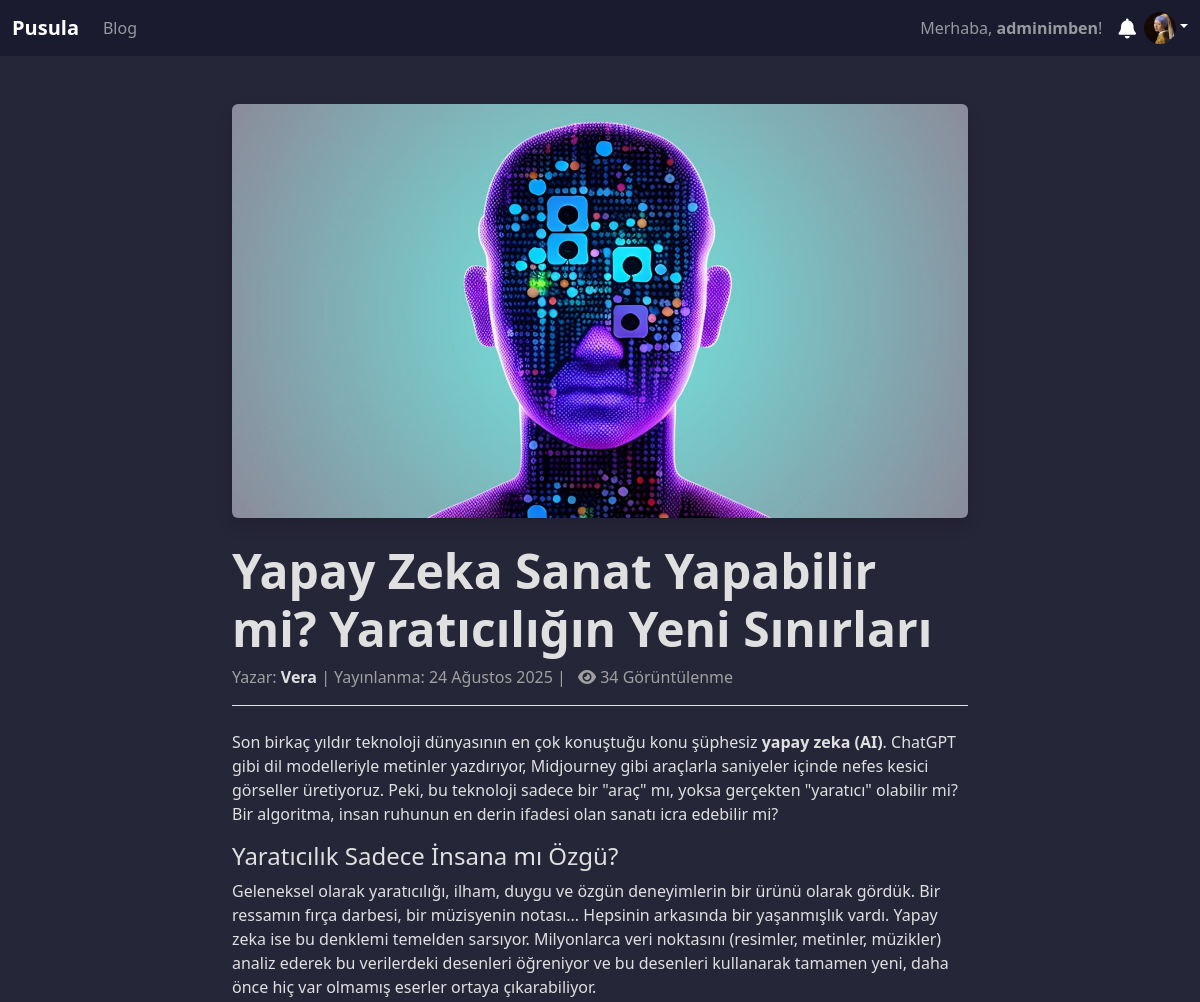
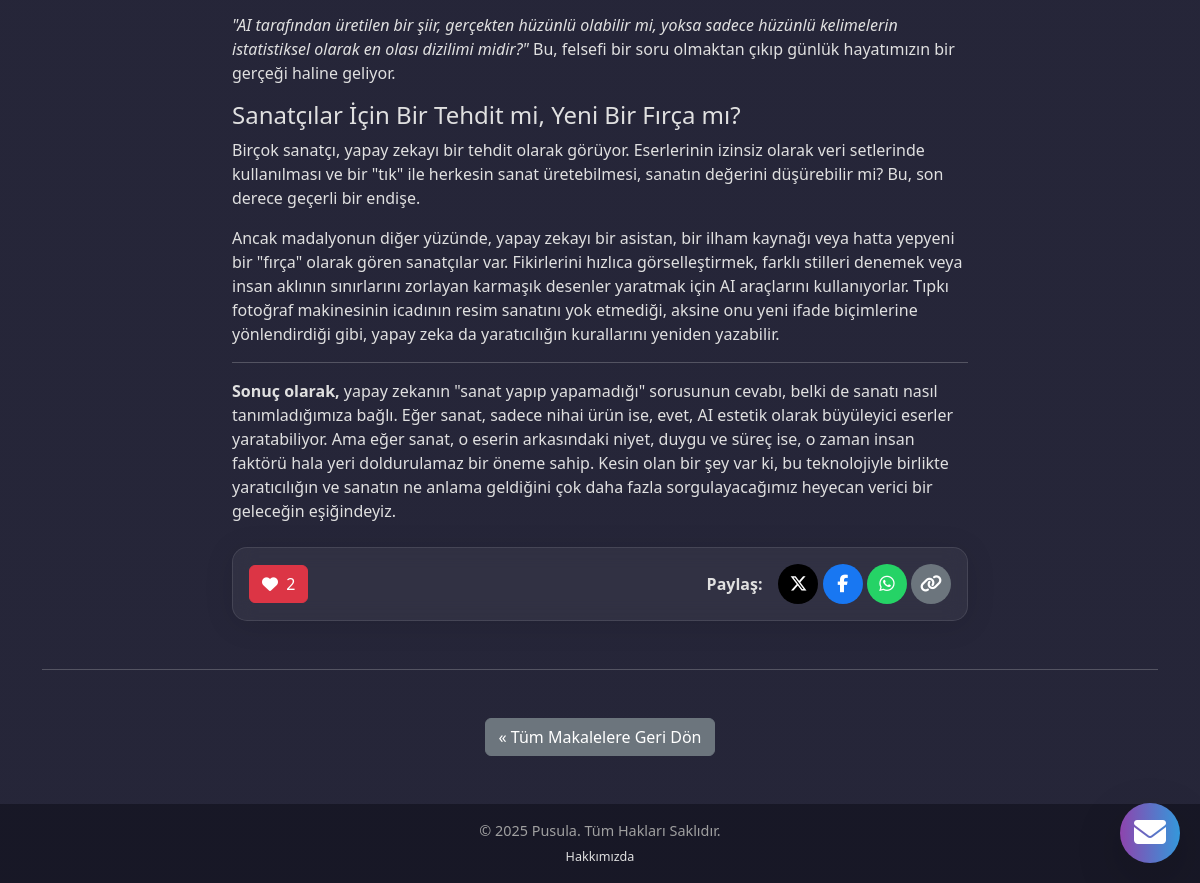
The app's page /blog/1/ (signed in) with its own data (2 pictures, top to bottom).
### forum/models.py (models this page shows, shortened)
class Profil(models.Model):
    user = models.OneToOneField(User, on_delete=models.CASCADE)
    gorunen_ad = models.CharField(max_length=100, blank=True, verbose_name="Görünen Ad")
    foto = models.ImageField(upload_to='profil_fotolari/', null=True, blank=True)
    son_sifre_degistirme = models.DateTimeField(null=True, blank=True)

### blog/models.py (models this page shows, shortened)
class Makale(models.Model):
    class Durum(models.TextChoices):
        TASLAK = 'TSL', 'Taslak'
        YAYINLANDI = 'YAY', 'Yayınlandı'
    baslik = models.CharField(max_length=200)
    icerik = models.TextField()
    yazar = models.ForeignKey(User, on_delete=models.CASCADE)
    kategori = models.ForeignKey(Kategori, on_delete=models.SET_NULL, null=True, blank=True)
    olusturma_tarihi = models.DateTimeField(auto_now_add=True)
    guncelleme_tarihi = models.DateTimeField(auto_now=True)
    one_cikan_gorsel = models.ImageField(upload_to='blog_gorselleri/', null=True, blank=True, help_text="Makalenin en üstünde görünecek fotoğraf.")
    durum = models.CharField(max_length=3, choices=Durum.choices, default=Durum.TASLAK)
    goruntulenme_sayisi = models.IntegerField(default=0)
    begenenler = models.ManyToManyField(User, related_name='begenilen_makaleler', blank=True)
    class Meta:
        ordering = ['-olusturma_tarihi']

### blog/views.py (the view)
# urls.py: path('<int:pk>/', MakaleDetailView.as_view(), name='makale_detay'),
class MakaleDetailView(DetailView):
    model = Makale
    template_name = 'blog/makale_detay.html'
    context_object_name = 'makale'
    def get_object(self, queryset=None):
        obj = super().get_object(queryset=queryset)
        session_key = f'viewed_article_{obj.id}'
        if not self.request.session.get(session_key, False):
            obj.goruntulenme_sayisi += 1
            obj.save(update_fields=['goruntulenme_sayisi'])
            self.request.session[session_key] = True
        return obj
    def get_queryset(self):
        queryset = super().get_queryset()
        if not self.request.user.is_authenticated:
            return queryset.filter(durum=Makale.Durum.YAYINLANDI)
        return queryset.filter(Q(durum=Makale.Durum.YAYINLANDI) | (Q(yazar=self.request.user) & Q(durum=Makale.Durum.TASLAK)))

### forum/context_processors.py (called while the page is built)
def notifications_processor(request):
    if request.user.is_authenticated:
        okunmamis_bildirimler = Bildirim.objects.filter(kullanici=request.user, okundu=False)
        return {'okunmamis_bildirimler': okunmamis_bildirimler}
    return {}

### forum/templates/blog/makale_detay.html (shortened to what this page needs)
{% extends "forum/base.html" %}
{% block content %}
<div class="container py-5">
    <div class="row justify-content-center">
        <div class="col-lg-8">
            {% if makale.one_cikan_gorsel %}
                <img src="{{ makale.one_cikan_gorsel.url }}" class="img-fluid rounded mb-4 shadow" alt="{{ makale.baslik }}">
            {% endif %}
            <h1 class="display-5 fw-bold">{{ makale.baslik }}</h1>
<p class="text-muted border-bottom pb-3 mb-4">
   {% if makale.yazar %}  Yazar: <a href="{% url 'forum:profil' makale.yazar.username %}" class="profil-linki">{{ makale.yazar.profil.gorunen_ad|default:makale.yazar.username }}</a> |  {% endif %}
    Yayınlanma: {{ makale.olusturma_tarihi|date:"d F Y" }} |
    <span class="ms-2"><i class="fas fa-eye"></i> {{ makale.goruntulenme_sayisi }} Görüntülenme</span>
</p>
            <div class="makale-icerik">
                {{ makale.icerik|safe }}
            </div>
     <div class="card p-3 mt-4">
    <div class="d-flex justify-content-between align-items-center">
        <div class="d-flex align-items-center">
            {% if user.is_authenticated %}
                <a href="{% url 'blog:makale_begen' makale.pk %}" class="btn {% if user in makale.begenenler.all %}btn-danger{% else %}btn-outline-danger{% endif %} begen-butonu-makale" data-makale-id="{{ makale.pk }}">
                    <i class="{% if user in makale.begenenler.all %}fas{% else %}far{% endif %} fa-heart"></i>
                    <span class="ms-1" id="begeni-sayaci-makale-{{ makale.pk }}">{{ makale.begenenler.count }}</span>
                </a>
            {% else %}
                <a href="{% url 'forum:login' %}?next={{ request.path }}" class="btn btn-outline-danger disabled" title="Beğenmek için giriş yapmalısınız">
                    <i class="far fa-heart"></i>
                    <span class="ms-1">{{ makale.begenenler.count }}</span>
                </a>
            {% endif %}
        </div>
        <div class="d-flex align-items-center">
             <strong class="me-3 d-none d-md-block">Paylaş:</strong>
             <div class="share-buttons-container">
                <a href="https://twitter.com/intent/tweet?text={{ makale.baslik|urlencode }}&url={{ request.build_absolute_uri }}" target="_blank" class="share-btn btn-twitter" title="X'te Paylaş"><i class="fa-brands fa-x-twitter"></i></a>
                <a href="https://www.facebook.com/sharer/sharer.php?u={{ request.build_absolute_uri }}" target="_blank" class="share-btn btn-facebook" title="Facebook'ta Paylaş"><i class="fa-brands fa-facebook-f"></i></a>
                <a href="https://api.whatsapp.com/send?text={{ makale.baslik|urlencode }}%20{{ request.build_absolute_uri }}" target="_blank" class="share-btn btn-whatsapp" title="WhatsApp'ta Paylaş"><i class="fa-brands fa-whatsapp"></i></a>
                <a href="{{ request.build_absolute_uri }}" class="share-btn btn-copy-link" id="copyLinkBtn" title="Linki Kopyala"><i class="fa-solid fa-link"></i></a>
             </div>
        </div>
    </div>
</div>
    </div>
</div>
<hr class="my-5">
<div class="text-center">
    <a href="{% url 'blog:blog_anasayfa' %}" class="btn btn-secondary">« Tüm Makalelere Geri Dön</a>
</div>
{% endblock %}

### forum/templates/forum/base.html (shortened to what this page needs)
{% load static %}
{% load forum_tags %}
<!DOCTYPE html>
<html lang="tr">
<head>
    <link href="https://cdn.jsdelivr.net/npm/bootstrap@5.3.3/dist/css/bootstrap.min.css" rel="stylesheet">
    <link rel="stylesheet" href="https://cdnjs.cloudflare.com/ajax/libs/font-awesome/6.5.2/css/all.min.css">
</head>
<body class="d-flex flex-column min-vh-100" {% if messages %}{% for message in messages %}{% if message.message == 'hosgeldin_karti_goster' %}data-show-welcome-modal="true"{% endif %}{% endfor %}{% endif %}>
    <nav class="navbar navbar-expand-lg navbar-dark bg-dark sticky-top">
        <div class="container-fluid">
            <a class="navbar-brand" href="{% url 'forum:anasayfa' %}"><strong>Pusula</strong></a>
            <ul class="navbar-nav"><li class="nav-item"><a class="nav-link" href="{% url 'blog:blog_anasayfa' %}">Blog</a></li></ul>
            <div class="d-flex align-items-center">
                {% if user.is_authenticated %}
                    <span class="navbar-text me-3 d-none d-lg-block">Merhaba, <strong>{{ user.username }}</strong>!</span>
                    <div class="dropdown me-2">
                        <a href="#" class="nav-link text-white" id="notificationsDropdown" role="button" data-bs-toggle="dropdown" aria-expanded="false" title="Bildirimler"><i class="fas fa-bell fa-lg"></i></a>
                    </div>
                    <div class="dropdown">
                        <a href="#" class="nav-link text-white dropdown-toggle" id="profileDropdown" role="button" data-bs-toggle="dropdown" aria-expanded="false" title="Profilim ve Ayarlar"><img src="{% if user.profil and user.profil.foto %}{{ user.profil.foto.url }}{% else %}{% gravatar_url user.email 32 %}{% endif %}" alt="{{ user.username }}" class="avatar avatar-xs"></a>
                    </div>
                {% else %}
                    <a class="nav-link me-2" href="{% url 'forum:login' %}"><i class="fas fa-sign-in-alt"></i> Giriş Yap</a>
                    <a class="btn btn-primary" href="{% url 'forum:kayit_ol' %}"><i class="fas fa-user-plus"></i> Kayıt Ol</a>
                {% endif %}
            </div>
        </div>
    </nav>
    <main class="flex-grow-1">
        {% block content %}{% endblock %}
    </main>
    <footer class="footer mt-auto py-3" style="background-color: rgba(10, 10, 20, 0.5);">
        <div class="container text-center"><p class="mb-1 text-muted">© {% now "Y" %} Pusula. Tüm Hakları Saklıdır.</p><small><a href="{% url 'forum:hakkimizda' %}" class="mx-2">Hakkımızda</a></small></div>
    </footer>
<div class="dropup floating-contact-btn">
    <button class="btn btn-primary rounded-circle shadow-lg" type="button" data-bs-toggle="dropdown" aria-expanded="false" style="width: 60px; height: 60px;">
        <i class="fas fa-envelope fa-2x"></i>
    </button>
</div>
</body>
</html>

### forum/templates/forum/base.html (style rules this page uses)
:root { --primary-color: #8e44ad; --secondary-color: #3498db; --dark-bg: #1a1a2e; --light-text: #e0e0e0; --muted-text-color: #a0a0a0; --card-bg: rgba(255, 255, 255, 0.05); }
body { background-image: linear-gradient(rgba(26, 26, 46, 0.95), rgba(26, 26, 46, 0.95)), url('https://images.unsplash.com/photo-1522202176988-66273c2fd55f?q=80&w=2071&auto=format&fit=crop'); background-attachment: fixed; background-size: cover; color: var(--light-text); font-family: 'Segoe UI', Tahoma, Geneva, Verdana, sans-serif; }
main { position: relative; z-index: 1; }
.card, .list-group-item, .dropdown-menu, .modal-content { background: var(--card-bg) !important; border-radius: 15px !important; border: 1px solid rgba(255, 255, 255, 0.1) !important; backdrop-filter: blur(10px); -webkit-backdrop-filter: blur(10px); box-shadow: 0 4px 30px rgba(0, 0, 0, 0.1) !important; color: var(--light-text); }
.btn-primary, .badge.bg-primary { background-image: linear-gradient(to right, var(--primary-color), var(--secondary-color)); border: none; transition: transform 0.2s ease; box-shadow: 0 4px 15px rgba(0, 0, 0, 0.2); }
a, a.profil-linki:hover { color: var(--secondary-color); text-decoration: none; }
a.profil-linki { color: var(--light-text); font-weight: bold; }
.navbar.bg-dark { background: rgba(26, 26, 46, 0.8) !important; backdrop-filter: blur(10px); }
.list-group-item small, .text-muted { color: var(--muted-text-color) !important; }
.navbar-brand, .navbar-brand:hover { text-decoration: none; }
.navbar-brand strong { color: #fff; transition: all 0.4s ease; text-shadow: none; }
.share-btn { display: inline-flex; align-items: center; justify-content: center; width: 40px; height: 40px; border-radius: 50%; color: white; text-decoration: none; transition: transform 0.2s ease; font-size: 1.1rem; }
.btn-twitter { background-color: #000000; }
.btn-facebook { background-color: #1877F2; }
.btn-whatsapp { background-color: #25D366; }
.btn-copy-link { background-color: #6c757d; }
.avatar { object-fit: cover; border-radius: 50%; }
.avatar-xs { width: 32px !important; height: 32px !important; }
.footer { background-color: rgba(10, 10, 20, 0.5); padding: 2rem 0; color: var(--muted-text-color); font-size: 0.9em; }
.footer a { color: var(--light-text); }
.floating-contact-btn { position: fixed; bottom: 20px; right: 20px; z-index: 1050; }

### records on screen
Makale: one_cikan_gorsel (picture), baslik "Yapay Zeka Sanat Yapabilir mi? Yaratıcılığın Yeni Sınırları", yazar.profil.gorunen_ad "Vera", olusturma_tarihi "24 Ağustos 2025", goruntulenme_sayisi "34", icerik "Son birkaç yıldır teknoloji dünyasının en çok konuştuğu konu şüphesiz yapay zeka (AI) . ChatGPT gibi dil modelleriyle metinler yazdırıyor, Midjourney gibi araçlarla saniyeler içinde nefes kesici görseller üretiyoruz. Peki, bu teknoloji sadece bir \"araç\" mı, yoksa gerçekten \"yaratıcı\" olabilir mi? Bir algoritma, insan ruhunun en derin ifadesi olan sanatı icra edebilir mi? Yaratıcılık Sadece İnsana mı Özgü? Geleneksel olarak yaratıcılığı, ilham, duygu ve özgün deneyimlerin bir ürünü olarak gördük. Bir ressamın fırça darbesi, bir müzisyenin notası... Hepsinin arkasında bir yaşanmışlık vardı. Yapay zeka ise bu denklemi temelden sarsıyor. Milyonlarca veri noktasını (resimler, metinler, müzikler)…", begenenler.count "2"

### other values on screen
{{ user.username }} "adminimben"
